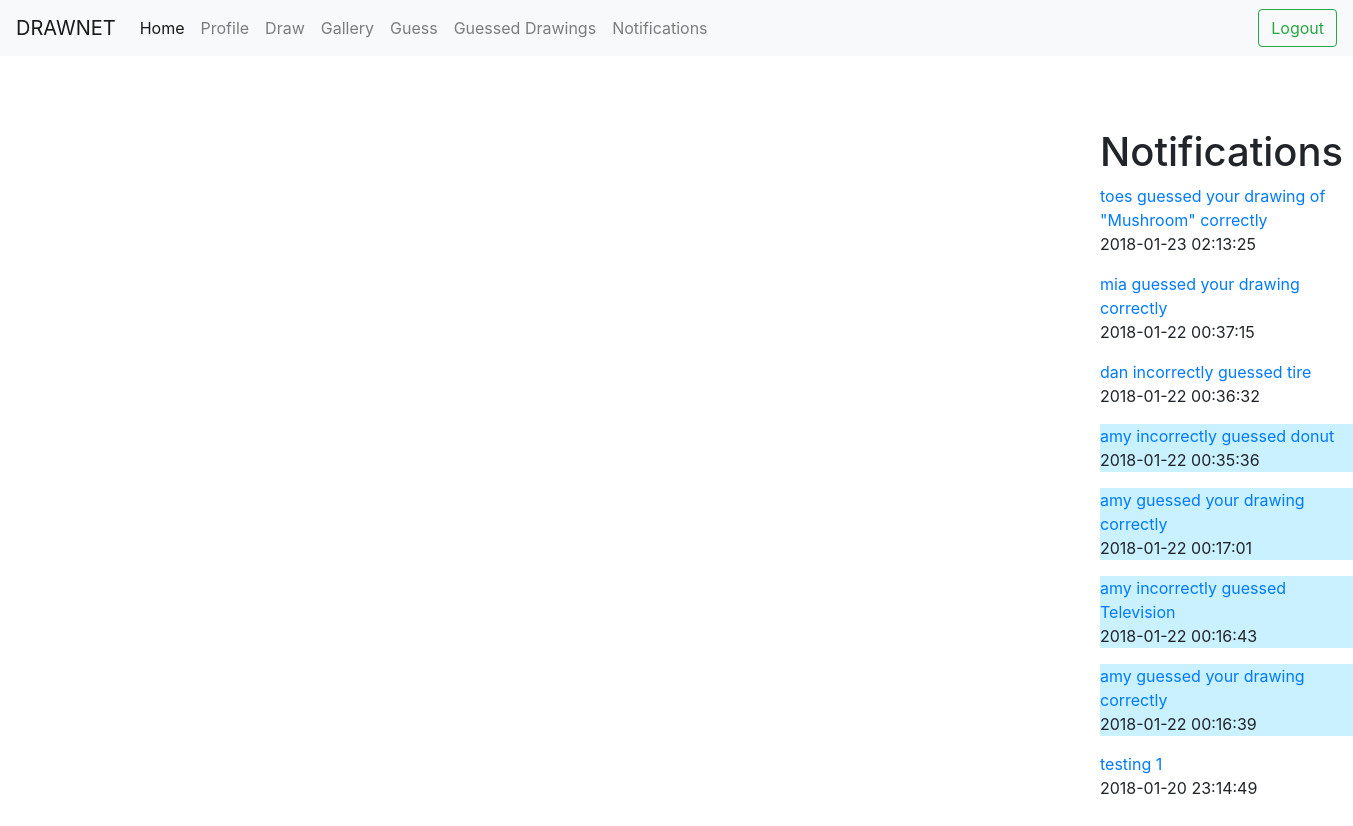
Screenshot of /account/notifications (signed in) with the database file from the repository.
### tables this page shows
CREATE TABLE notifications (recipient TEXT, message TEXT, link TEXT, seen INTEGER, timestamp TEXT);

### app.py (the view)
@app.route('/account/notifications')
def notifications():
    if loggedIn():
        user=session["username"]
        notis=users.get_notifications_for(user)
        return render_template("notifications.html", notis=notis, loggedin=loggedIn(), username=user)
    else:
        return redirect(url_for("login_page"))

### app.py (called while the page is built)
def loggedIn():
    return "username" in session

### utils/users.py (called while the page is built)
def get_notifications_for(username):
    db = sqlite3.connect(db_name)
    c = db.cursor()
    notifications = c.execute("SELECT message, link, seen, timestamp FROM notifications WHERE recipient = '%s' ORDER BY timestamp DESC;" % username).fetchall()
    db.close()
    index = 0
    while index < len(notifications):
        notifications[index] = tuple_to_dictionary(notifications[index], ["message", "link", "seen", "timestamp"])
        notifications[index]["seen"] = (notifications[index]["seen"] == 1)
        index += 1
    return notifications

def tuple_to_dictionary(tuuple, list_of_keys):
    d = {} #the dictionary
    index = 0 #the column index
    while index < len(tuuple):
        d[ list_of_keys[index] ] = tuuple[index]
        index += 1
    return d

### templates/notifications.html (shortened to what this page needs)
{% extends "base.html" %}
{% block body %}
<br><br><br>
<h1>Notifications</h1>
{% if notis|length > 0 %}
    {% for noti in notis %}
        {% if noti["seen"] == False %}
        <p style="background-color: #C9F1FF;">
        {% else %}
        <p>
        {% endif %}
            <a href="/notification/view?time={{noti['timestamp']}}&amp;redir={{noti['link']}}">{{noti["message"]}}</a><br>
            {{ noti["timestamp"] }}
        </p>
    {% endfor %}
{% else %}
    <b>You don't have notifications yet</b>
{% endif %}
{% endblock %}

### rows the page displays
notifications: message "toes guessed your drawing of \"Mushroom\" correctly", timestamp "2018-01-23 02:13:25"
notifications: message "mia guessed your drawing correctly", timestamp "2018-01-22 00:37:15"
notifications: message "dan incorrectly guessed tire", timestamp "2018-01-22 00:36:32"
notifications: message "amy incorrectly guessed donut", timestamp "2018-01-22 00:35:36"
notifications: message "amy guessed your drawing correctly", timestamp "2018-01-22 00:17:01"
notifications: message "amy incorrectly guessed Television", timestamp "2018-01-22 00:16:43"
notifications: message "amy guessed your drawing correctly", timestamp "2018-01-22 00:16:39"
notifications: message "testing 1", timestamp "2018-01-20 23:14:49"
